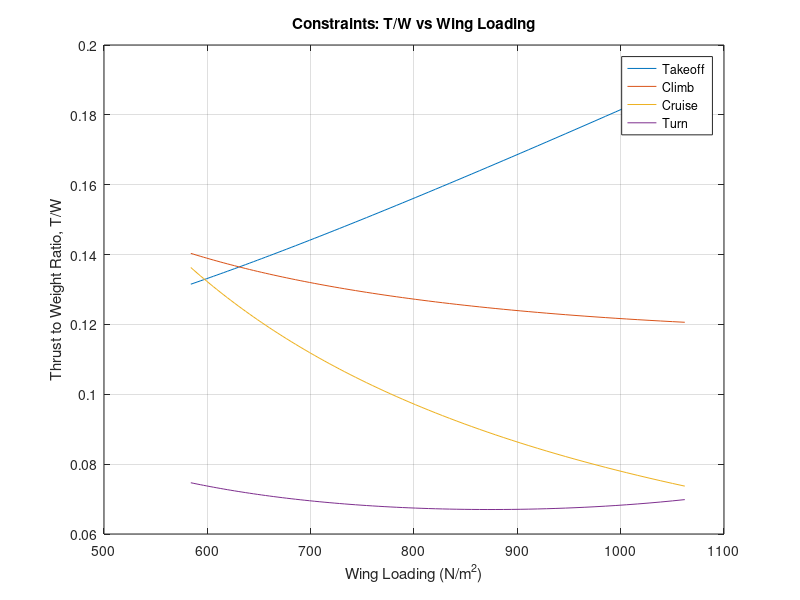

Write the MATLAB code that produced this figure.
%Created by Kriston Rickman
%Date created 07/06/26
%V1.14
%Energy based constraint analysis
%Note:

%/*Goals*\

%/*simple concept of the takeoff constraint. formulas have been double
% checked and have changed base on the developing knowledge on the
% matter.*\

clearvars

%What the user wants to do

%user_path = user_state()
user_path = 1; % Delete when furhter advancing user inputs

switch user_path

    case 0
        state = "Find T/W and Wing laoding from past value"; % You plug in the value you were looking for then after looking at the grtaph and ifnding the numbers, you enter this state and type in the number and it rounds to the nearest values that it was computing of its related data.

    case 1
        state = "Find T/W";

    case 2
        state = "find_hp";

    case 3
        state = "find_wing_area";

    case 4
        state = "find_weight";


    case 5
        state = "find_span";

    case 6
        state = "explore_aircraft";


    otherwise
        disp("Invalid choice");
end



%Initial assumptions of aircraft design

Gravity = 9.81;

rho_SL = 1.225;

Cruise_velocity = 74.594;

C_Dmin = 0.027; % Assumption from Cirrus sr 20
C_Lmin = 0.3; % Assumption from Cirrus sr 20

Sweep_angle = 3; % Made from assumption

HP_to_watts = 745.7;

%The Design of the aircraft inputs
%NOTE Measuremnt in HP will be convert to Watts

Engine_power_HP = 230; % Assumption of Eninge need data
Span = 9; % assume based on aircraft type
Wing_area = 8:0.1:16; % assume based on aircraft type

Mass_without_wing_skin = 780; % assume based on aircraft type
Wing_mass_per_volume = 2700; % assumption of mass of GA aluminum
Wing_skin_thickness = 0.002; % assumption of mass of GA aluminum

% Engine Characteristics calculations

Engine_power_watts = Engine_power_HP .* HP_to_watts;

%Mass of the aircraft and related Geometry calculations

Fuel_spent_ground_to_TO = 0.11;
Fuel_mass_per_gallon = 2.8; % ARD
mass_loss_on_TO = Fuel_spent_ground_to_TO .* Fuel_mass_per_gallon;

Wing_skin_area_total = 2 .* Wing_area;
Wing_skin_volume = Wing_skin_area_total .* Wing_skin_thickness;
Wing_skin_mass = Wing_skin_volume .* Wing_mass_per_volume;

Mass_aircraft = Mass_without_wing_skin + Wing_skin_mass; % assume based on aircraft type
Mass_TO = Mass_aircraft - mass_loss_on_TO;

Weight_TO = Mass_TO * Gravity;
Wing_loading = Weight_TO ./ Wing_area;
AR_wing = Span.^2 ./ Wing_area;

%Aerodynamic calculations

    %Oswald efficiency calculations - Sweep angle calculation decision
if Sweep_angle == 0
    e = 1.78 .* (1 - 0.045 .* AR_wing.^0.68) - 0.64;
elseif Sweep_angle >= 30
    e = 4.61 .* (1 - 0.045 .* AR_wing.^0.68) .* (cosd(Sweep_angle)).^0.15 - 3.1;
elseif (Sweep_angle > 0) && (Sweep_angle < 30)
    e0 = 1.78 .* (1 - 0.045 .* AR_wing.^0.68) - 0.64;
    e30 = 4.61 .* (1 - 0.045 .* AR_wing.^0.68) .* (cosd(30)).^0.15 - 3.1;
    e = e0 + (Sweep_angle ./ 30) .* (e30 - e0);
else
    error("Sweep angle is out of range")
end
    
    %Full Drag Polar Buildup
K_1 = 1./(pi.*AR_wing.*e);

C_D0 = C_Dmin + K_1.*C_Lmin.^2;

K_2 = -2.*K_1.*C_Lmin;

%Takeoff constraint assumptions, variables and formulas
    %variables

    %Desired inputs
S_G = 502.92; % Ground roll takeoff distance
K_TO = 1.2;
C_Lmax_TO = 1.7; % Assumption including flaps, elevator, and wing
Rolling_friction_coefficient = 0.03;
Propeller_efficiency_TO = 0.75; % assume based on propeller

    %Velocity formulas
Velocity_stall = sqrt((2 .* Weight_TO) ./ (rho_SL .* Wing_area .* C_Lmax_TO));

Velocity_TO = K_TO * Velocity_stall;

Velocity_avg_TO = Velocity_TO ./ sqrt(2);

    %constraints sub-formulas
q_avg_TO = 0.5 .* rho_SL .* Velocity_avg_TO.^2;

C_L_required_TO = 2 .* Weight_TO ./(rho_SL .* Velocity_TO.^2 .* Wing_area);

%/*C_L_ground_TO For a more accurate constraint create a lift
%coefficient that is specific for ground because the ground 
%and takeoff coefficents are not the same*\

C_DTO = C_D0 + (K_1.*C_L_required_TO.^2) + K_2.*C_L_required_TO;

Lift_TO = 0.5 .* rho_SL .* Velocity_TO.^2 .* Wing_area .* C_L_required_TO;

Lift_avg_TO = 0.5 .* rho_SL .* Velocity_avg_TO.^2 .* Wing_area .* C_L_required_TO;

%/*The lift average take off will change based on the average dynamic
% pressure, lift coefficenets for the ground Take off and etc*\

Drag_TO = 0.5 .* C_DTO .* rho_SL .* Wing_area .* Velocity_TO.^2;

Drag_avg_TO = 0.5 .* rho_SL .* Velocity_avg_TO.^2 .* Wing_area .* C_DTO;

%/*Will also chagned when created ground drag coeffiecients for TO*\

Thrust_TO = (Propeller_efficiency_TO .* Engine_power_watts) ./ Velocity_TO;

Acceleration_TO = Velocity_TO.^2 ./ (2 .* S_G);

Thrust_to_Weight_TO = (Acceleration_TO ./ Gravity) + ... 
    (q_avg_TO .* C_DTO) ./ Wing_loading + Rolling_friction_coefficient ...
    .* (1 - (q_avg_TO .* C_L_required_TO) ./ Wing_loading); % Takeoff Constraint
%Creating scatter plot for takeoff constraint
figure;
plot(Wing_loading, Thrust_to_Weight_TO, '-');

hold on; %Stops from other plots from overriding the first



%Climb constraint

%/*This assumes no turns and constant climbing velocity, thus
% keeping the load factor (n) roughly around 1. Additionaly, the
% claculation assumes that there are no resistance such as landing
% gears or flaps that can have an inlfluence to drag are all not
% accounted for.*\

%Variables
alpha = 1; % assuming Simple sea-level climb

    %Aircraft desired Inputs
n = 1;
rate_of_climb = 3.5; %(meters per sec)
velocity_climb = 48;
rho_climb = 1.225;

%sub-formulas for the climb constraint

q_climb = 0.5 .* rho_climb .* velocity_climb.^2;

Beta = Mass_TO ./ Mass_aircraft; % Weight fraction

%A more specific version of Beta could have bee the mass while 
% climbing ./ Mass_TO

Thrust_to_Weight_climb = Beta/alpha .* (((K_1 .* n.^2 .* Beta) ./ ...
    q_climb) .* (Weight_TO ./ Wing_area) + K_2 .* n + C_D0 ./ ...
    ((Beta ./ q_climb) .* Wing_loading) + rate_of_climb ./ velocity_climb);


plot(Wing_loading, Thrust_to_Weight_climb, '-');



% Cruise constraint

%variable
knot_to_ms = 0.51444444;

%aircraft user inputs
rho_cruise = 0.905; % from the Aircraft Requirement Document (ARD)
velocity_cruise = 155 .* knot_to_ms;
%/*Will change in the future for user input when wanting to know
% the T/W for the desired cruise knots they want. Additionaly, will
% add the calculation of the cruise velocity when user does not have
% a desire velcoity and will be based on the parameter they place for
% the aircraft.*\

% sub-formulas for constraint

q_cruise = 0.5 .* rho_cruise .* velocity_cruise.^2;

C_Lcruise = Wing_loading ./ q_cruise;

C_D_cruise = C_D0 + (K_1 .* C_Lcruise.^2) + K_2 .* C_Lcruise;

% Calculate the thrust-to-weight ratio for cruise
Thrust_to_Weight_cruise = (q_cruise * C_D_cruise) ./ Wing_loading;

plot(Wing_loading, Thrust_to_Weight_cruise, '-');



%Turn constraint

%Variables

    %User desire input
rho_turn = 0.905;

%in meters of user idea of their aircraft turning
radius_turn = 300;


%Sub-formulas
velocity_stall_straight = sqrt((2 .* Wing_loading) ...
    ./ (rho_turn .* C_Lmax_TO)); %A straight line of aircraft stall velocity

%The guess of the safe turn velocity
velocity_guess_turn = K_TO .* velocity_stall_straight;

%Bank angle calculation from the guessed velocity and radius
bank_angle = atand(velocity_guess_turn.^2 ./ (radius_turn * Gravity));

%/*The start of the loop. We make it run
%through the loop to be accurate*\
n = 1;

for refine_loop = 1:1000

    n_old = n;
    
    velocity_stall_turn = sqrt((2 * Wing_loading .* n) ...
        ./ (rho_turn .* C_Lmax_TO));
    
    %The safe turn
    velocity_safe_turn = K_TO .* velocity_stall_turn;
    
    %Usign the new safe turn velocity we update the load factor
    update_load_factor = 1 ./ (cosd(atand(velocity_safe_turn.^2 ./  ...
        (radius_turn .* Gravity))));
    
    n = update_load_factor;

    if max(abs(n-n_old)) < 0.0001
        break
    end
    
end

%the dynamic pressure using the safe turn velcoity
q_turn = 0.5 .* rho_turn .* velocity_safe_turn.^2;

%coefficents
C_Lturn = update_load_factor .* Wing_loading ./ q_turn;
C_D_turn = C_D0 + K_1 .* C_Lturn.^2 + K_2 .* C_Lturn;

%Thrust to Weight calculation
Thrust_to_Weight_turn = (q_turn .* C_D_turn) ./ Wing_loading;
plot(Wing_loading, Thrust_to_Weight_turn, '-');

%/*Acceleration_horizontal_TO = (Thrust_TO - Drag_TO - ...
% Rolling_friction_coefficient .* (Weight_TO - Lift_TO)) ...
%./ Mass_TO; % Horizontal acceleration*\


xlabel('Wing Loading (N/m^2)');
ylabel('Thrust to Weight Ratio, T/W');
title('Constraints: T/W vs Wing Loading');
grid on;
legend('Takeoff', 'Climb', 'Cruise', 'Turn')

%/*stops the plots from being in the hold 
%mode thus future plots can ovveride*\

hold off; 


%/*What the user specifically wants from the program. Do they want
%specifically explore wing area based on fixed data they already know
% or does the user wants to explore multiple aircrafts and which would
% fit their goals.*\

function user_path = user_state()
disp("1 - Explore multiple aircraft designs")
disp("2 - Find required engine power")
disp("3 - Find wing area")
disp("4 - Find aircraft weight")
disp("5 - Find wingspan")

user_path = input("Choose an option: ");
end
